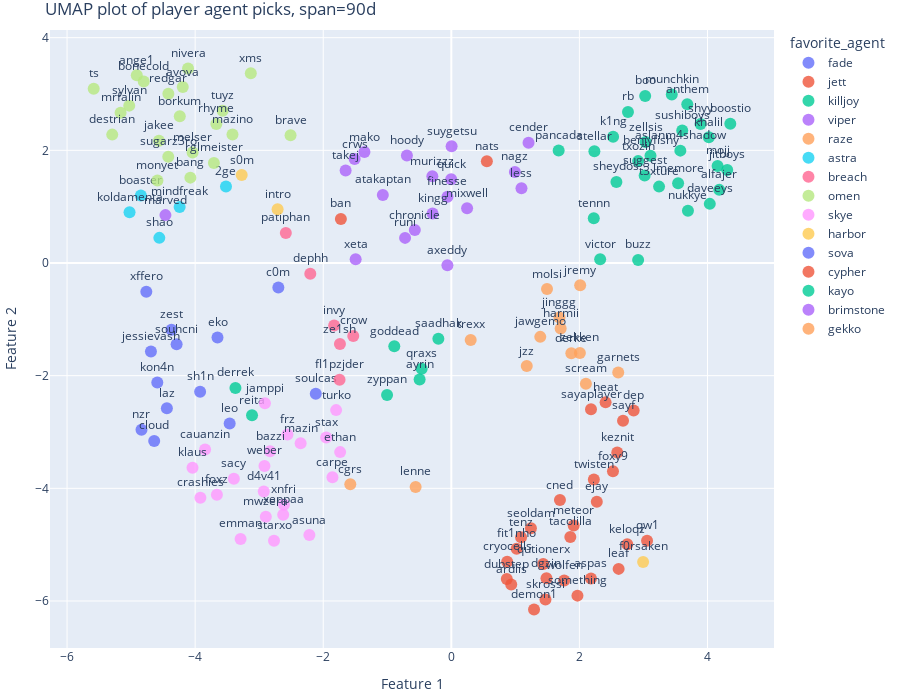

Write notebook code for a chart like this one.
### Code cell
tsne = UMAP(n_neighbors=20, min_dist=0.7, metric="correlation", random_state=42)
# tsne = PCA(n_components=2, random_state=42)
# tsne = TSNE(n_components=2, random_state=42)
df["annotation"] = df.apply(get_annotation, axis=1)
df["favorite_agent"] = df[agent_roles.keys()].idxmax(axis=1)
val = df[list(agent_roles.keys())].values
X = tsne.fit_transform(val)
df["x"] = X[:, 0]
df["y"] = X[:, 1]
fig = px.scatter(
    df,
    x="x",
    y="y",
    hover_name="name",
    text="name",
    color="favorite_agent",
    # symbol="region",
    custom_data=["annotation"],
    width=900,
    height=700,
)
# fig.update_layout(coloraxis_colorbar=dict(x=1.1))
fig.update_layout(
    coloraxis_colorbar=dict(x=1.1, title="Rating"),
    # legend=dict(orientation="h", yanchor="bottom", y=0, xanchor="left", x=0, title="Region", tracegroupgap=10),
    margin=dict(l=10, r=10, b=10, t=30),
    title=f"UMAP plot of player agent picks, span={span}",
    xaxis_title="Feature 1",
    yaxis_title="Feature 2",
)
fig.update_traces(
    marker=dict(
        size=12,
        opacity=0.8,
    ),
    textposition="top center",
    hovertemplate="%{customdata}",
)

fig.write_html(f"figs/players-{span}.html")
fig.write_image(f"figs/players-{span}.png", scale=2)

fig.show()

### Figure 1 — Plotly figure (JSON) as saved in the notebook; plotly's stock layout.template omitted (floating-point values rounded to 4 significant figures)
{"data": [{"customdata": [["<b>leo</b><br>Team: FNC<br>Rating: 1.23<br><br>fade: 0.45<br>skye: 0.34<br>sova: 0.21<br>"], ["<b>soulcas</b><br>Team: TL<br>Rating: 1.02<br><br>fade: 0.41<br>kayo: 0.22<br>skye: 0.16<br>sage: 0.12<br>viper: 0.06<br>omen: 0.03<br>"]], "hovertemplate": "%{customdata}", "hovertext": ["leo", "soulcas"], "legendgroup": "fade", "marker": {"color": "#636efa", "opacity": 0.8, "size": 12, "symbol": "circle"}, "mode": "markers+text", "name": "fade", "orientation": "v", "showlegend": true, "text": ["leo", "soulcas"], "textposition": "top center", "type": "scatter", "x": [-3.461, -2.116], "xaxis": "x", "y": [-2.849, -2.32], "yaxis": "y"}, {"customdata": [["<b>something</b><br>Team: PRX<br>Rating: 1.25<br><br>jett: 0.56<br>reyna: 0.22<br>breach: 0.22<br>"], ["<b>aspas</b><br>Team: LOUD<br>Rating: 1.16<br><br>jett: 0.71<br>neon: 0.21<br>raze: 0.08<br>"], ["<b>sayf</b><br>Team: TL<br>Rating: 1.10<br><br>jett: 0.50<br>raze: 0.43<br>killjoy: 0.03<br>breach: 0.03<br>"], ["<b>leaf</b><br>Team: C9<br>Rating: 1.06<br><br>jett: 0.47<br>skye: 0.23<br>neon: 0.20<br>raze: 0.07<br>killjoy: 0.03<br>"], ["<b>keznit</b><br>Team: KRÜ<br>Rating: 1.16<br><br>jett: 0.64<br>raze: 0.36<br>"], ["<b>demon1</b><br>Team: EG<br>Rating: 1.09<br><br>jett: 0.74<br>brimstone: 0.21<br>killjoy: 0.02<br>chamber: 0.02<br>"], ["<b>sayaplayer</b><br>Team: T1<br>Rating: 1.09<br><br>jett: 0.52<br>raze: 0.48<br>"], ["<b>cned</b><br>Team: NAVI<br>Rating: 0.99<br><br>jett: 0.46<br>yoru: 0.23<br>raze: 0.15<br>neon: 0.08<br>killjoy: 0.04<br>sage: 0.04<br>"], ["<b>cryocells</b><br>Team: 100T<br>Rating: 1.13<br><br>jett: 0.69<br>sage: 0.12<br>chamber: 0.12<br>omen: 0.06<br>"], ["<b>qw1</b><br>Team: FUT<br>Rating: 1.02<br><br>jett: 0.57<br>neon: 0.36<br>raze: 0.07<br>"], ["<b>qutionerx</b><br>Team: BBL<br>Rating: 1.10<br><br>jett: 0.92<br>raze: 0.08<br>"], ["<b>fit1nho</b><br>Team: GIA<br>Rating: 1.09<br><br>jett: 0.89<br>raze: 0.06<br>kayo: 0.06<br>"], ["<b>ardiis</b><br>Team: NRG<br>Rating: 1.09<br><br>jett: 0.67<br>sage: 0.17<br>killjoy: 0.14<br>chamber: 0.02<br>"], ["<b>twisten</b><br>Team: VIT<br>Rating: 1.02<br><br>jett: 0.60<br>raze: 0.27<br>sage: 0.13<br>"], ["<b>meteor</b><br>Team: GEN<br>Rating: 1.00<br><br>jett: 0.83<br>raze: 0.17<br>"], ["<b>dep</b><br>Team: ZETA<br>Rating: 0.97<br><br>jett: 0.41<br>raze: 0.36<br>neon: 0.14<br>sova: 0.05<br>breach: 0.05<br>"], ["<b>dgzin</b><br>Team: FUR<br>Rating: 0.98<br><br>jett: 0.91<br>raze: 0.04<br>neon: 0.04<br>"], ["<b>foxy9</b><br>Team: DRX<br>Rating: 0.97<br><br>jett: 0.69<br>raze: 0.31<br>"], ["<b>dubstep</b><br>Team: TS<br>Rating: 0.99<br><br>jett: 0.62<br>killjoy: 0.25<br>cypher: 0.04<br>sage: 0.04<br>viper: 0.04<br>"], ["<b>tenz</b><br>Team: SEN<br>Rating: 1.07<br><br>jett: 0.54<br>kayo: 0.31<br>neon: 0.08<br>yoru: 0.08<br>"], ["<b>ejay</b><br>Team: RRQ<br>Rating: 0.95<br><br>jett: 0.72<br>raze: 0.28<br>"], ["<b>heat</b><br>Team: MIBR<br>Rating: 0.81<br><br>raze: 0.50<br>jett: 0.50<br>"], ["<b>tacolilla</b><br>Team: LEV<br>Rating: 0.86<br><br>jett: 0.78<br>raze: 0.15<br>chamber: 0.04<br>sage: 0.04<br>"], ["<b>ban</b><br>Team: T1<br>Rating: 0.95<br><br>jett: 0.31<br>viper: 0.25<br>omen: 0.22<br>harbor: 0.22<br>"], ["<b>skrossi</b><br>Team: GE<br>Rating: 1.02<br><br>jett: 0.92<br>reyna: 0.08<br>"], ["<b>wolfen</b><br>Team: KOI<br>Rating: 0.96<br><br>jett: 0.54<br>killjoy: 0.25<br>cypher: 0.17<br>raze: 0.04<br>"], ["<b>seoldam</b><br>Team: DFM<br>Rating: 0.88<br><br>jett: 0.90<br>raze: 0.10<br>"], ["<b>keloqz</b><br>Team: TH<br>Rating: 0.83<br><br>jett: 0.54<br>neon: 0.31<br>raze: 0.15<br>"]], "hovertemplate": "%{customdata}", "hovertext": ["something", "aspas", "sayf", "leaf", "keznit", "demon1", "sayaplayer", "cned", "cryocells", "qw1", "qutionerx", "fit1nho", "ardiis", "twisten", "meteor", "dep", "dgzin", "foxy9", "dubstep", "tenz", "ejay", "heat", "tacolilla", "ban", "skrossi", "wolfen", "seoldam", "keloqz"], "legendgroup": "jett", "marker": {"color": "#EF553B", "opacity": 0.8, "size": 12, "symbol": "circle"}, "mode": "markers+text", "name": "jett", "orientation": "v", "showlegend": true, "text": ["something", "aspas", "sayf", "leaf", "keznit", "demon1", "sayaplayer", "cned", "cryocells", "qw1", "qutionerx", "fit1nho", "ardiis", "twisten", "meteor", "dep", "dgzin", "foxy9", "dubstep", "tenz", "ejay", "heat", "tacolilla", "ban", "skrossi", "wolfen", "seoldam", "keloqz"], "textposition": "top center", "type": "scatter", "x": [1.97, 2.181, 2.681, 2.613, 2.591, 1.292, 2.181, 1.696, 0.8724, 3.056, 1.435, 1.02, 0.9354, 2.226, 1.911, 2.847, 1.486, 2.524, 0.8662, 1.089, 2.272, 2.409, 1.858, -1.725, 1.47, 1.763, 1.243, 2.747], "xaxis": "x", "y": [-5.905, -5.603, -2.801, -5.43, -3.364, -6.153, -2.595, -4.207, -5.302, -4.932, -5.344, -5.073, -5.706, -3.845, -4.659, -2.618, -5.597, -3.697, -5.61, -4.867, -4.237, -2.474, -4.862, 0.7818, -5.974, -5.637, -4.71, -4.993], "yaxis": "y"}, {"customdata": [["<b>alfajer</b><br>Team: FNC<br>Rating: 1.27<br><br>killjoy: 0.66<br>cypher: 0.34<br>"], ["<b>nukkye</b><br>Team: GIA<br>Rating: 1.10<br><br>killjoy: 0.44<br>kayo: 0.28<br>cypher: 0.17<br>raze: 0.06<br>viper: 0.06<br>"], ["<b>buzz</b><br>Team: DRX<br>Rating: 1.07<br><br>killjoy: 0.40<br>jett: 0.31<br>raze: 0.23<br>kayo: 0.06<br>"], ["<b>victor</b><br>Team: NRG<br>Rating: 1.09<br><br>raze: 0.38<br>killjoy: 0.38<br>kayo: 0.14<br>neon: 0.10<br>"], ["<b>sheydos</b><br>Team: KOI<br>Rating: 1.03<br><br>killjoy: 0.42<br>breach: 0.29<br>viper: 0.21<br>brimstone: 0.04<br>sage: 0.04<br>"], ["<b>munchkin</b><br>Team: T1<br>Rating: 1.05<br><br>killjoy: 0.79<br>skye: 0.21<br>"], ["<b>daveeys</b><br>Team: KRÜ<br>Rating: 1.13<br><br>killjoy: 0.29<br>kayo: 0.24<br>cypher: 0.18<br>chamber: 0.18<br>raze: 0.06<br>breach: 0.06<br>"], ["<b>k1ng</b><br>Team: GEN<br>Rating: 0.93<br><br>killjoy: 0.66<br>viper: 0.24<br>cypher: 0.10<br>"], ["<b>t3xture</b><br>Team: GE<br>Rating: 1.09<br><br>killjoy: 0.73<br>raze: 0.09<br>phoenix: 0.09<br>jett: 0.09<br>"], ["<b>zellsis</b><br>Team: C9<br>Rating: 1.03<br><br>killjoy: 0.57<br>breach: 0.17<br>harbor: 0.13<br>cypher: 0.07<br>raze: 0.03<br>viper: 0.03<br>"], ["<b>shyy</b><br>Team: LEV<br>Rating: 0.98<br><br>killjoy: 0.74<br>skye: 0.26<br>"], ["<b>rb</b><br>Team: DRX<br>Rating: 1.01<br><br>killjoy: 0.31<br>harbor: 0.20<br>neon: 0.11<br>astra: 0.09<br>fade: 0.09<br>sova: 0.09<br>kayo: 0.06<br>brimstone: 0.03<br>raze: 0.03<br>"], ["<b>boostio</b><br>Team: EG<br>Rating: 0.98<br><br>killjoy: 0.67<br>astra: 0.30<br>reyna: 0.02<br>"], ["<b>khalil</b><br>Team: FUR<br>Rating: 0.94<br><br>killjoy: 0.39<br>brimstone: 0.22<br>omen: 0.22<br>astra: 0.17<br>"], ["<b>pancada</b><br>Team: SEN<br>Rating: 0.97<br><br>killjoy: 0.47<br>viper: 0.41<br>cypher: 0.12<br>"], ["<b>lmemore</b><br>Team: RRQ<br>Rating: 0.99<br><br>killjoy: 0.78<br>viper: 0.17<br>cypher: 0.06<br>"], ["<b>suggest</b><br>Team: DFM<br>Rating: 0.96<br><br>killjoy: 0.40<br>sage: 0.20<br>kayo: 0.20<br>breach: 0.20<br>"], ["<b>derrek</b><br>Team: 100T<br>Rating: 0.93<br><br>skye: 0.25<br>killjoy: 0.25<br>sova: 0.25<br>breach: 0.19<br>harbor: 0.06<br>"], ["<b>jitboys</b><br>Team: TLN<br>Rating: 1.01<br><br>killjoy: 0.47<br>cypher: 0.29<br>astra: 0.12<br>breach: 0.12<br>"], ["<b>mojj</b><br>Team: FUT<br>Rating: 0.93<br><br>killjoy: 0.71<br>cypher: 0.21<br>viper: 0.07<br>"], ["<b>tennn</b><br>Team: ZETA<br>Rating: 0.91<br><br>killjoy: 0.45<br>raze: 0.32<br>viper: 0.23<br>"], ["<b>anthem</b><br>Team: DFM<br>Rating: 0.94<br><br>killjoy: 0.45<br>skye: 0.18<br>cypher: 0.09<br>sova: 0.09<br>fade: 0.09<br>viper: 0.09<br>"], ["<b>aslanm4shadow</b><br>Team: BBL<br>Rating: 0.95<br><br>killjoy: 0.69<br>brimstone: 0.15<br>sage: 0.15<br>"], ["<b>sushiboys</b><br>Team: TLN<br>Rating: 1.03<br><br>killjoy: 1.00<br>"], ["<b>stellar</b><br>Team: 100T<br>Rating: 0.85<br><br>killjoy: 0.50<br>viper: 0.25<br>harbor: 0.19<br>cypher: 0.06<br>"], ["<b>reita</b><br>Team: DFM<br>Rating: 0.80<br><br>killjoy: 0.25<br>skye: 0.25<br>harbor: 0.12<br>sova: 0.12<br>sage: 0.12<br>breach: 0.12<br>"], ["<b>boo</b><br>Team: TH<br>Rating: 0.86<br><br>killjoy: 0.31<br>fade: 0.31<br>breach: 0.15<br>brimstone: 0.08<br>harbor: 0.08<br>skye: 0.08<br>"], ["<b>txozin</b><br>Team: MIBR<br>Rating: 0.83<br><br>killjoy: 0.86<br>viper: 0.14<br>"], ["<b>benjyfishy</b><br>Team: TH<br>Rating: 1.01<br><br>killjoy: 0.76<br>viper: 0.09<br>raze: 0.06<br>cypher: 0.06<br>reyna: 0.03<br>"]], "hovertemplate": "%{customdata}", "hovertext": ["alfajer", "nukkye", "buzz", "victor", "sheydos", "munchkin", "daveeys", "k1ng", "t3xture", "zellsis", "shyy", "rb", "boostio", "khalil", "pancada", "lmemore", "suggest", "derrek", "jitboys", "mojj", "tennn", "anthem", "aslanm4shadow", "sushiboys", "stellar", "reita", "boo", "txozin", "benjyfishy"], "legendgroup": "killjoy", "marker": {"color": "#00cc96", "opacity": 0.8, "size": 12, "symbol": "circle"}, "mode": "markers+text", "name": "killjoy", "orientation": "v", "showlegend": true, "text": ["alfajer", "nukkye", "buzz", "victor", "sheydos", "munchkin", "daveeys", "k1ng", "t3xture", "zellsis", "shyy", "rb", "boostio", "khalil", "pancada", "lmemore", "suggest", "derrek", "jitboys", "mojj", "tennn", "anthem", "aslanm4shadow", "sushiboys", "stellar", "reita", "boo", "txozin", "benjyfishy"], "textposition": "top center", "type": "scatter", "x": [4.183, 3.695, 2.917, 2.324, 2.578, 3.443, 4.036, 2.526, 3.244, 3.033, 3.891, 2.758, 4.356, 4.021, 1.676, 3.541, 3.019, -3.371, 4.308, 4.158, 2.224, 3.685, 3.576, 3.606, 2.234, -3.112, 3.027, 2.917, 3.11], "xaxis": "x", "y": [1.298, 0.929, 0.05366, 0.06462, 1.438, 2.991, 1.05, 2.243, 1.356, 2.148, 2.468, 2.682, 2.473, 2.234, 1.996, 1.417, 1.554, -2.219, 1.652, 1.724, 0.7934, 2.818, 1.995, 2.351, 1.985, -2.702, 2.965, 1.808, 1.902], "yaxis": "y"}, {"customdata": [["<b>chronicle</b><br>Team: FNC<br>Rating: 1.21<br><br>viper: 0.55<br>breach: 0.34<br>kayo: 0.07<br>sage: 0.03<br>"], ["<b>kingg</b><br>Team: LEV<br>Rating: 1.16<br><br>viper: 0.59<br>breach: 0.19<br>kayo: 0.15<br>brimstone: 0.04<br>raze: 0.04<br>"], ["<b>mako</b><br>Team: DRX<br>Rating: 1.10<br><br>viper: 0.51<br>omen: 0.31<br>brimstone: 0.17<br>"], ["<b>less</b><br>Team: LOUD<br>Rating: 1.18<br><br>viper: 0.54<br>killjoy: 0.46<br>"], ["<b>suygetsu</b><br>Team: NAVI<br>Rating: 1.10<br><br>viper: 0.54<br>cypher: 0.27<br>killjoy: 0.15<br>sage: 0.04<br>"], ["<b>hoody</b><br>Team: GIA<br>Rating: 1.07<br><br>viper: 0.72<br>omen: 0.17<br>skye: 0.11<br>"], ["<b>xeta</b><br>Team: T1<br>Rating: 1.03<br><br>viper: 0.27<br>breach: 0.27<br>harbor: 0.24<br>sova: 0.21<br>"], ["<b>runi</b><br>Team: C9<br>Rating: 0.98<br><br>viper: 0.40<br>breach: 0.27<br>killjoy: 0.13<br>sova: 0.13<br>cypher: 0.03<br>fade: 0.03<br>"], ["<b>atakaptan</b><br>Team: FUT<br>Rating: 0.96<br><br>viper: 0.36<br>breach: 0.21<br>brimstone: 0.14<br>omen: 0.14<br>astra: 0.14<br>"], ["<b>cender</b><br>Team: VIT<br>Rating: 1.03<br><br>killjoy: 0.40<br>viper: 0.40<br>cypher: 0.20<br>"], ["<b>nagz</b><br>Team: KRÜ<br>Rating: 0.94<br><br>viper: 0.55<br>killjoy: 0.45<br>"], ["<b>quick</b><br>Team: FUR<br>Rating: 0.92<br><br>viper: 0.60<br>killjoy: 0.20<br>harbor: 0.15<br>cypher: 0.05<br>"], ["<b>crws</b><br>Team: TLN<br>Rating: 0.95<br><br>viper: 0.39<br>omen: 0.28<br>brimstone: 0.11<br>breach: 0.11<br>harbor: 0.06<br>kayo: 0.06<br>"], ["<b>finesse</b><br>Team: NRG<br>Rating: 0.91<br><br>viper: 0.71<br>killjoy: 0.14<br>breach: 0.14<br>"], ["<b>takej</b><br>Team: DFM<br>Rating: 0.87<br><br>viper: 0.45<br>omen: 0.27<br>brimstone: 0.18<br>harbor: 0.09<br>"], ["<b>mixwell</b><br>Team: TH<br>Rating: 0.91<br><br>viper: 0.54<br>killjoy: 0.15<br>yoru: 0.15<br>raze: 0.08<br>breach: 0.08<br>"], ["<b>murizzz</b><br>Team: MIBR<br>Rating: 0.77<br><br>viper: 0.64<br>skye: 0.27<br>fade: 0.09<br>"], ["<b>axeddy</b><br>Team: KRÜ<br>Rating: 0.78<br><br>raze: 0.29<br>viper: 0.29<br>breach: 0.14<br>harbor: 0.14<br>kayo: 0.14<br>"]], "hovertemplate": "%{customdata}", "hovertext": ["chronicle", "kingg", "mako", "less", "suygetsu", "hoody", "xeta", "runi", "atakaptan", "cender", "nagz", "quick", "crws", "finesse", "takej", "mixwell", "murizzz", "axeddy"], "legendgroup": "viper", "marker": {"color": "#ab63fa", "opacity": 0.8, "size": 12, "symbol": "circle"}, "mode": "markers+text", "name": "viper", "orientation": "v", "showlegend": true, "text": ["chronicle", "kingg", "mako", "less", "suygetsu", "hoody", "xeta", "runi", "atakaptan", "cender", "nagz", "quick", "crws", "finesse", "takej", "mixwell", "murizzz", "axeddy"], "textposition": "top center", "type": "scatter", "x": [-0.57, -0.2926, -1.357, 1.095, 0.004672, -0.6934, -1.494, -0.7219, -1.069, 1.206, 0.9925, -0.002362, -1.51, -0.05978, -1.65, 0.2463, -0.2964, -0.06112], "xaxis": "x", "y": [0.5849, 0.8782, 1.97, 1.327, 2.072, 1.909, 0.06823, 0.4458, 1.208, 2.134, 1.617, 1.485, 1.845, 1.177, 1.642, 0.9718, 1.539, -0.04159], "yaxis": "y"}, {"customdata": [["<b>derke</b><br>Team: FNC<br>Rating: 1.14<br><br>raze: 0.79<br>jett: 0.21<br>"], ["<b>trexx</b><br>Team: KOI<br>Rating: 1.15<br><br>raze: 0.33<br>kayo: 0.33<br>skye: 0.12<br>viper: 0.12<br>fade: 0.08<br>"], ["<b>jinggg</b><br>Team: PRX<br>Rating: 1.10<br><br>raze: 0.76<br>phoenix: 0.15<br>sage: 0.09<br>"], ["<b>zekken</b><br>Team: SEN<br>Rating: 1.06<br><br>raze: 0.71<br>jett: 0.18<br>omen: 0.06<br>breach: 0.06<br>"], ["<b>garnets</b><br>Team: TLN<br>Rating: 1.00<br><br>raze: 0.53<br>jett: 0.40<br>neon: 0.07<br>"], ["<b>molsi</b><br>Team: VIT<br>Rating: 0.96<br><br>raze: 0.33<br>breach: 0.20<br>killjoy: 0.20<br>kayo: 0.13<br>fade: 0.07<br>skye: 0.07<br>"], ["<b>jawgemo</b><br>Team: EG<br>Rating: 1.01<br><br>raze: 0.51<br>omen: 0.33<br>harbor: 0.09<br>astra: 0.07<br>"], ["<b>scream</b><br>Team: KC<br>Rating: 1.07<br><br>raze: 0.53<br>jett: 0.35<br>phoenix: 0.12<br>"], ["<b>jremy</b><br>Team: TS<br>Rating: 0.98<br><br>raze: 0.58<br>killjoy: 0.38<br>phoenix: 0.04<br>"], ["<b>jzz</b><br>Team: MIBR<br>Rating: 0.77<br><br>raze: 0.45<br>skye: 0.27<br>neon: 0.18<br>jett: 0.09<br>"], ["<b>harmii</b><br>Team: TL<br>Rating: 0.84<br><br>raze: 1.00<br>"]], "hovertemplate": "%{customdata}", "hovertext": ["derke", "trexx", "jinggg", "zekken", "garnets", "molsi", "jawgemo", "scream", "jremy", "jzz", "harmii"], "legendgroup": "raze", "marker": {"color": "#FFA15A", "opacity": 0.8, "size": 12, "symbol": "circle"}, "mode": "markers+text", "name": "raze", "orientation": "v", "showlegend": true, "text": ["derke", "trexx", "jinggg", "zekken", "garnets", "molsi", "jawgemo", "scream", "jremy", "jzz", "harmii"], "textposition": "top center", "type": "scatter", "x": [1.874, 0.3027, 1.689, 2.008, 2.607, 1.494, 1.389, 2.102, 2.012, 1.178, 1.708], "xaxis": "x", "y": [-1.602, -1.366, -0.9669, -1.597, -1.945, -0.4631, -1.311, -2.143, -0.3943, -1.83, -1.162], "yaxis": "y"}, {"customdata": [["<b>shao</b><br>Team: NAVI<br>Rating: 1.09<br><br>fade: 0.23<br>astra: 0.23<br>omen: 0.15<br>killjoy: 0.15<br>brimstone: 0.12<br>sova: 0.12<br>"], ["<b>boaster</b><br>Team: FNC<br>Rating: 1.01<br><br>astra: 0.45<br>brimstone: 0.31<br>omen: 0.21<br>viper: 0.03<br>"], ["<b>2ge</b><br>Team: RRQ<br>Rating: 1.09<br><br>astra: 0.42<br>omen: 0.33<br>harbor: 0.25<br>"], ["<b>mindfreak</b><br>Team: PRX<br>Rating: 1.01<br><br>astra: 0.36<br>brimstone: 0.33<br>omen: 0.27<br>viper: 0.03<br>"], ["<b>koldamenta</b><br>Team: KOI<br>Rating: 0.77<br><br>astra: 0.33<br>omen: 0.29<br>sova: 0.21<br>brimstone: 0.17<br>"]], "hovertemplate": "%{customdata}", "hovertext": ["shao", "boaster", "2ge", "mindfreak", "koldamenta"], "legendgroup": "astra", "marker": {"color": "#19d3f3", "opacity": 0.8, "size": 12, "symbol": "circle"}, "mode": "markers+text", "name": "astra", "orientation": "v", "showlegend": true, "text": ["shao", "boaster", "2ge", "mindfreak", "koldamenta"], "textposition": "top center", "type": "scatter", "x": [-4.559, -4.848, -3.518, -4.242, -5.024], "xaxis": "x", "y": [0.446, 1.2, 1.359, 0.995, 0.899], "yaxis": "y"}, {"customdata": [["<b>invy</b><br>Team: TS<br>Rating: 1.12<br><br>breach: 0.61<br>kayo: 0.17<br>skye: 0.13<br>viper: 0.09<br>"], ["<b>fl1pzjder</b><br>Team: RRQ<br>Rating: 1.01<br><br>breach: 0.33<br>skye: 0.28<br>kayo: 0.22<br>viper: 0.11<br>sova: 0.06<br>"], ["<b>patiphan</b><br>Team: TLN<br>Rating: 1.07<br><br>harbor: 0.24<br>breach: 0.24<br>omen: 0.18<br>raze: 0.12<br>kayo: 0.12<br>jett: 0.06<br>brimstone: 0.06<br>"], ["<b>crow</b><br>Team: ZETA<br>Rating: 0.90<br><br>breach: 0.45<br>kayo: 0.27<br>killjoy: 0.14<br>skye: 0.09<br>sage: 0.05<br>"], ["<b>dephh</b><br>Team: SEN<br>Rating: 0.69<br><br>breach: 0.50<br>omen: 0.25<br>harbor: 0.25<br>"], ["<b>ze1sh</b><br>Team: KC<br>Rating: 0.77<br><br>breach: 0.29<br>skye: 0.18<br>killjoy: 0.18<br>kayo: 0.18<br>viper: 0.18<br>"]], "hovertemplate": "%{customdata}", "hovertext": ["invy", "fl1pzjder", "patiphan", "crow", "dephh", "ze1sh"], "legendgroup": "breach", "marker": {"color": "#FF6692", "opacity": 0.8, "size": 12, "symbol": "circle"}, "mode": "markers+text", "name": "breach", "orientation": "v", "showlegend": true, "text": ["invy", "fl1pzjder", "patiphan", "crow", "dephh", "ze1sh"], "textposition": "top center", "type": "scatter", "x": [-1.83, -1.745, -2.584, -1.531, -2.202, -1.739], "xaxis": "x", "y": [-1.11, -2.072, 0.5333, -1.296, -0.1919, -1.44], "yaxis": "y"}, {"customdata": [["<b>monyet</b><br>Team: GE<br>Rating: 1.22<br><br>omen: 0.40<br>astra: 0.40<br>raze: 0.10<br>viper: 0.10<br>"], ["<b>sugarz3ro</b><br>Team: ZETA<br>Rating: 1.05<br><br>omen: 0.50<br>brimstone: 0.32<br>astra: 0.14<br>harbor: 0.05<br>"], ["<b>borkum</b><br>Team: TS<br>Rating: 1.04<br><br>omen: 0.62<br>brimstone: 0.17<br>astra: 0.17<br>viper: 0.04<br>"], ["<b>nivera</b><br>Team: KC<br>Rating: 0.99<br><br>omen: 0.47<br>killjoy: 0.24<br>sova: 0.18<br>cypher: 0.06<br>viper: 0.06<br>"], ["<b>tuyz</b><br>Team: LOUD<br>Rating: 0.98<br><br>omen: 0.50<br>harbor: 0.25<br>astra: 0.17<br>brimstone: 0.08<br>"], ["<b>jakee</b><br>Team: C9<br>Rating: 0.97<br><br>omen: 0.50<br>astra: 0.20<br>brimstone: 0.17<br>viper: 0.13<br>"], ["<b>sylvan</b><br>Team: GEN<br>Rating: 0.97<br><br>omen: 0.50<br>skye: 0.15<br>fade: 0.15<br>sova: 0.10<br>astra: 0.10<br>"], ["<b>melser</b><br>Team: KRÜ<br>Rating: 0.98<br><br>omen: 0.41<br>astra: 0.27<br>brimstone: 0.14<br>harbor: 0.14<br>viper: 0.05<br>"], ["<b>bang</b><br>Team: 100T<br>Rating: 0.95<br><br>omen: 0.38<br>brimstone: 0.31<br>viper: 0.19<br>astra: 0.12<br>"], ["<b>mazino</b><br>Team: LEV<br>Rating: 0.96<br><br>omen: 0.48<br>harbor: 0.26<br>astra: 0.22<br>brimstone: 0.04<br>"], ["<b>brave</b><br>Team: BBL<br>Rating: 1.08<br><br>omen: 0.54<br>viper: 0.38<br>astra: 0.08<br>"], ["<b>destrian</b><br>Team: VIT<br>Rating: 0.94<br><br>omen: 0.40<br>sova: 0.33<br>brimstone: 0.13<br>breach: 0.07<br>gekko: 0.07<br>"], ["<b>mrfalin</b><br>Team: FUT<br>Rating: 0.95<br><br>omen: 0.50<br>sova: 0.18<br>skye: 0.14<br>fade: 0.07<br>breach: 0.07<br>astra: 0.04<br>"], ["<b>rglmeister</b><br>Team: MIBR<br>Rating: 0.96<br><br>omen: 0.36<br>brimstone: 0.27<br>harbor: 0.18<br>astra: 0.18<br>"], ["<b>ts</b><br>Team: GEN<br>Rating: 0.86<br><br>omen: 0.48<br>sova: 0.24<br>gekko: 0.14<br>astra: 0.10<br>skye: 0.03<br>"], ["<b>avova</b><br>Team: TH<br>Rating: 0.96<br><br>omen: 0.69<br>killjoy: 0.15<br>astra: 0.15<br>"], ["<b>redgar</b><br>Team: TL<br>Rating: 0.88<br><br>omen: 0.84<br>brimstone: 0.06<br>harbor: 0.03<br>astra: 0.03<br>reyna: 0.03<br>"], ["<b>ange1</b><br>Team: NAVI<br>Rating: 0.84<br><br>omen: 0.42<br>cypher: 0.19<br>sova: 0.15<br>kayo: 0.12<br>brimstone: 0.08<br>yoru: 0.04<br>"], ["<b>rhyme</b><br>Team: GIA<br>Rating: 0.88<br><br>omen: 0.44<br>harbor: 0.17<br>astra: 0.17<br>breach: 0.17<br>sage: 0.06<br>"], ["<b>bonecold</b><br>Team: VIT<br>Rating: 0.84<br><br>omen: 0.40<br>fade: 0.20<br>sage: 0.20<br>skye: 0.13<br>brimstone: 0.07<br>"], ["<b>xms</b><br>Team: KC<br>Rating: 0.90<br><br>omen: 0.41<br>killjoy: 0.41<br>harbor: 0.18<br>"]], "hovertemplate": "%{customdata}", "hovertext": ["monyet", "sugarz3ro", "borkum", "nivera", "tuyz", "jakee", "sylvan", "melser", "bang", "mazino", "brave", "destrian", "mrfalin", "rglmeister", "ts", "avova", "redgar", "ange1", "rhyme", "bonecold", "xms"], "legendgroup": "omen", "marker": {"color": "#B6E880", "opacity": 0.8, "size": 12, "symbol": "circle"}, "mode": "markers+text", "name": "omen", "orientation": "v", "showlegend": true, "text": ["monyet", "sugarz3ro", "borkum", "nivera", "tuyz", "jakee", "sylvan", "melser", "bang", "mazino", "brave", "destrian", "mrfalin", "rglmeister", "ts", "avova", "redgar", "ange1", "rhyme", "bonecold", "xms"], "textposition": "top center", "type": "scatter", "x": [-4.589, -4.42, -4.24, -4.111, -3.571, -4.565, -5.029, -4.04, -4.075, -3.417, -2.51, -5.295, -5.164, -3.707, -5.584, -4.193, -4.418, -4.911, -3.669, -4.803, -3.131], "xaxis": "x", "y": [1.463, 1.885, 2.606, 3.454, 2.704, 2.171, 2.793, 1.962, 1.515, 2.28, 2.267, 2.279, 2.667, 1.776, 3.093, 3.123, 3.006, 3.333, 2.468, 3.223, 3.368], "yaxis": "y"}, {"customdata": [["<b>d4v41</b><br>Team: PRX<br>Rating: 1.16<br><br>skye: 0.55<br>killjoy: 0.18<br>viper: 0.18<br>kayo: 0.09<br>"], ["<b>ethan</b><br>Team: EG<br>Rating: 1.08<br><br>skye: 0.53<br>breach: 0.30<br>kayo: 0.16<br>"], ["<b>crashies</b><br>Team: NRG<br>Rating: 1.10<br><br>skye: 0.76<br>sova: 0.24<br>"], ["<b>jamppi</b><br>Team: TL<br>Rating: 1.00<br><br>skye: 0.34<br>breach: 0.25<br>sova: 0.19<br>killjoy: 0.16<br>neon: 0.03<br>jett: 0.03<br>"], ["<b>asuna</b><br>Team: 100T<br>Rating: 1.01<br><br>skye: 0.47<br>raze: 0.24<br>gekko: 0.12<br>yoru: 0.06<br>sage: 0.06<br>kayo: 0.06<br>"], ["<b>cauanzin</b><br>Team: LOUD<br>Rating: 1.00<br><br>skye: 0.54<br>sova: 0.29<br>breach: 0.17<br>"], ["<b>xeppaa</b><br>Team: C9<br>Rating: 1.00<br><br>skye: 0.60<br>raze: 0.27<br>killjoy: 0.13<br>"], ["<b>mwzera</b><br>Team: FUR<br>Rating: 0.99<br><br>skye: 0.39<br>raze: 0.30<br>sova: 0.13<br>fade: 0.09<br>killjoy: 0.04<br>viper: 0.04<br>"], ["<b>foxz</b><br>Team: TLN<br>Rating: 1.07<br><br>skye: 0.71<br>sova: 0.24<br>kayo: 0.06<br>"], ["<b>bazzi</b><br>Team: GE<br>Rating: 0.97<br><br>skye: 0.40<br>fade: 0.30<br>killjoy: 0.10<br>viper: 0.10<br>breach: 0.10<br>"], ["<b>emman</b><br>Team: RRQ<br>Rating: 0.90<br><br>skye: 0.67<br>raze: 0.33<br>"], ["<b>stax</b><br>Team: DRX<br>Rating: 0.89<br><br>skye: 0.51<br>breach: 0.31<br>kayo: 0.14<br>omen: 0.03<br>"], ["<b>sacy</b><br>Team: SEN<br>Rating: 0.93<br><br>skye: 0.65<br>sova: 0.18<br>breach: 0.12<br>fade: 0.06<br>"], ["<b>turko</b><br>Team: BBL<br>Rating: 1.05<br><br>skye: 0.38<br>breach: 0.31<br>kayo: 0.23<br>sova: 0.08<br>"], ["<b>starxo</b><br>Team: KOI<br>Rating: 0.98<br><br>skye: 0.62<br>raze: 0.21<br>omen: 0.17<br>"], ["<b>carpe</b><br>Team: T1<br>Rating: 0.97<br><br>skye: 0.30<br>brimstone: 0.27<br>gekko: 0.18<br>breach: 0.12<br>kayo: 0.09<br>astra: 0.03<br>"], ["<b>mazin</b><br>Team: FUR<br>Rating: 0.91<br><br>skye: 0.30<br>harbor: 0.26<br>viper: 0.22<br>kayo: 0.17<br>breach: 0.04<br>"], ["<b>frz</b><br>Team: MIBR<br>Rating: 0.99<br><br>skye: 0.36<br>killjoy: 0.27<br>breach: 0.18<br>chamber: 0.09<br>viper: 0.09<br>"], ["<b>klaus</b><br>Team: KRÜ<br>Rating: 0.91<br><br>skye: 0.68<br>sova: 0.32<br>"], ["<b>weber</b><br>Team: TH<br>Rating: 0.86<br><br>skye: 0.43<br>killjoy: 0.14<br>sova: 0.14<br>kayo: 0.14<br>breach: 0.14<br>"], ["<b>xnfri</b><br>Team: DFM<br>Rating: 0.83<br><br>skye: 0.36<br>omen: 0.27<br>brimstone: 0.09<br>jett: 0.09<br>kayo: 0.09<br>raze: 0.09<br>"]], "hovertemplate": "%{customdata}", "hovertext": ["d4v41", "ethan", "crashies", "jamppi", "asuna", "cauanzin", "xeppaa", "mwzera", "foxz", "bazzi", "emman", "stax", "sacy", "turko", "starxo", "carpe", "mazin", "frz", "klaus", "weber", "xnfri"], "legendgroup": "skye", "marker": {"color": "#FF97FF", "opacity": 0.8, "size": 12, "symbol": "circle"}, "mode": "markers+text", "name": "skye", "orientation": "v", "showlegend": true, "text": ["d4v41", "ethan", "crashies", "jamppi", "asuna", "cauanzin", "xeppaa", "mwzera", "foxz", "bazzi", "emman", "stax", "sacy", "turko", "starxo", "carpe", "mazin", "frz", "klaus", "weber", "xnfri"], "textposition": "top center", "type": "scatter", "x": [-2.929, -1.736, -3.918, -2.911, -2.216, -3.845, -2.625, -2.897, -3.66, -2.83, -3.29, -1.954, -3.396, -1.799, -2.769, -1.856, -2.353, -2.559, -4.041, -2.918, -2.614], "xaxis": "x", "y": [-4.058, -3.357, -4.168, -2.49, -4.829, -3.312, -4.468, -4.503, -4.115, -3.341, -4.898, -3.099, -3.828, -2.612, -4.929, -3.803, -3.199, -3.046, -3.636, -3.602, -4.293], "yaxis": "y"}, {"customdata": [["<b>s0m</b><br>Team: NRG<br>Rating: 1.14<br><br>harbor: 0.43<br>omen: 0.26<br>astra: 0.21<br>brimstone: 0.10<br>"], ["<b>f0rsaken</b><br>Team: PRX<br>Rating: 1.06<br><br>harbor: 0.21<br>cypher: 0.18<br>neon: 0.18<br>jett: 0.18<br>skye: 0.09<br>killjoy: 0.09<br>fade: 0.06<br>"], ["<b>intro</b><br>Team: T1<br>Rating: 1.16<br><br>harbor: 1.00<br>"]], "hovertemplate": "%{customdata}", "hovertext": ["s0m", "f0rsaken", "intro"], "legendgroup": "harbor", "marker": {"color": "#FECB52", "opacity": 0.8, "size": 12, "symbol": "circle"}, "mode": "markers+text", "name": "harbor", "orientation": "v", "showlegend": true, "text": ["s0m", "f0rsaken", "intro"], "textposition": "top center", "type": "scatter", "x": [-3.273, 2.995, -2.713], "xaxis": "x", "y": [1.56, -5.307, 0.9543], "yaxis": "y"}, {"customdata": [["<b>cloud</b><br>Team: GIA<br>Rating: 1.02<br><br>sova: 0.50<br>skye: 0.50<br>"], ["<b>xffero</b><br>Team: RRQ<br>Rating: 1.10<br><br>sova: 0.42<br>astra: 0.26<br>brimstone: 0.11<br>omen: 0.11<br>fade: 0.05<br>reyna: 0.05<br>"], ["<b>nzr</b><br>Team: LEV<br>Rating: 1.08<br><br>sova: 0.37<br>raze: 0.26<br>skye: 0.26<br>fade: 0.07<br>breach: 0.04<br>"], ["<b>c0m</b><br>Team: EG<br>Rating: 1.07<br><br>sova: 0.47<br>viper: 0.40<br>breach: 0.09<br>brimstone: 0.02<br>fade: 0.02<br>"], ["<b>laz</b><br>Team: ZETA<br>Rating: 1.06<br><br>sova: 0.32<br>skye: 0.27<br>fade: 0.18<br>chamber: 0.14<br>cypher: 0.05<br>viper: 0.05<br>"], ["<b>sh1n</b><br>Team: KC<br>Rating: 0.97<br><br>sova: 0.29<br>breach: 0.24<br>skye: 0.24<br>fade: 0.12<br>astra: 0.12<br>"], ["<b>zest</b><br>Team: DRX<br>Rating: 0.93<br><br>sova: 0.37<br>fade: 0.26<br>brimstone: 0.16<br>harbor: 0.16<br>astra: 0.05<br>"], ["<b>jessievash</b><br>Team: TS<br>Rating: 0.95<br><br>sova: 0.62<br>skye: 0.12<br>killjoy: 0.12<br>harbor: 0.04<br>fade: 0.04<br>breach: 0.04<br>"], ["<b>souhcni</b><br>Team: BBL<br>Rating: 0.93<br><br>sova: 0.38<br>fade: 0.15<br>brimstone: 0.08<br>breach: 0.08<br>harbor: 0.08<br>skye: 0.08<br>gekko: 0.08<br>killjoy: 0.08<br>"], ["<b>eko</b><br>Team: GEN<br>Rating: 0.88<br><br>sova: 0.56<br>breach: 0.44<br>"], ["<b>kon4n</b><br>Team: FUR<br>Rating: 0.88<br><br>sova: 0.67<br>skye: 0.33<br>"]], "hovertemplate": "%{customdata}", "hovertext": ["cloud", "xffero", "nzr", "c0m", "laz", "sh1n", "zest", "jessievash", "souhcni", "eko", "kon4n"], "legendgroup": "sova", "marker": {"color": "#636efa", "opacity": 0.8, "size": 12, "symbol": "circle"}, "mode": "markers+text", "name": "sova", "orientation": "v", "showlegend": true, "text": ["cloud", "xffero", "nzr", "c0m", "laz", "sh1n", "zest", "jessievash", "souhcni", "eko", "kon4n"], "textposition": "top center", "type": "scatter", "x": [-4.64, -4.763, -4.838, -2.701, -4.441, -3.923, -4.37, -4.69, -4.289, -3.651, -4.591], "xaxis": "x", "y": [-3.158, -0.5109, -2.96, -0.4338, -2.58, -2.287, -1.185, -1.57, -1.444, -1.323, -2.122], "yaxis": "y"}, {"customdata": [["<b>nats</b><br>Team: TL<br>Rating: 1.11<br><br>cypher: 0.44<br>viper: 0.38<br>killjoy: 0.12<br>fade: 0.03<br>chamber: 0.03<br>"]], "hovertemplate": "%{customdata}", "hovertext": ["nats"], "legendgroup": "cypher", "marker": {"color": "#EF553B", "opacity": 0.8, "size": 12, "symbol": "circle"}, "mode": "markers+text", "name": "cypher", "orientation": "v", "showlegend": true, "text": ["nats"], "textposition": "top center", "type": "scatter", "x": [0.5551], "xaxis": "x", "y": [1.808], "yaxis": "y"}, {"customdata": [["<b>zyppan</b><br>Team: NAVI<br>Rating: 1.00<br><br>kayo: 0.31<br>skye: 0.23<br>fade: 0.19<br>breach: 0.15<br>raze: 0.12<br>"], ["<b>qraxs</b><br>Team: FUT<br>Rating: 0.96<br><br>kayo: 0.75<br>gekko: 0.21<br>sage: 0.04<br>"], ["<b>saadhak</b><br>Team: LOUD<br>Rating: 0.99<br><br>kayo: 0.46<br>raze: 0.17<br>viper: 0.17<br>killjoy: 0.12<br>chamber: 0.08<br>"], ["<b>goddead</b><br>Team: GEN<br>Rating: 0.88<br><br>kayo: 0.55<br>breach: 0.31<br>sage: 0.10<br>raze: 0.03<br>"], ["<b>ayrin</b><br>Team: GE<br>Rating: 0.91<br><br>kayo: 0.60<br>brimstone: 0.10<br>harbor: 0.10<br>fade: 0.10<br>skye: 0.10<br>"]], "hovertemplate": "%{customdata}", "hovertext": ["zyppan", "qraxs", "saadhak", "goddead", "ayrin"], "legendgroup": "kayo", "marker": {"color": "#00cc96", "opacity": 0.8, "size": 12, "symbol": "circle"}, "mode": "markers+text", "name": "kayo", "orientation": "v", "showlegend": true, "text": ["zyppan", "qraxs", "saadhak", "goddead", "ayrin"], "textposition": "top center", "type": "scatter", "x": [-1.003, -0.4622, -0.2023, -0.8905, -0.4947], "xaxis": "x", "y": [-2.343, -1.876, -1.346, -1.476, -2.069], "yaxis": "y"}, {"customdata": [["<b>marved</b><br>Team: SEN<br>Rating: 0.88<br><br>brimstone: 0.41<br>astra: 0.41<br>viper: 0.18<br>"]], "hovertemplate": "%{customdata}", "hovertext": ["marved"], "legendgroup": "brimstone", "marker": {"color": "#ab63fa", "opacity": 0.8, "size": 12, "symbol": "circle"}, "mode": "markers+text", "name": "brimstone", "orientation": "v", "showlegend": true, "text": ["marved"], "textposition": "top center", "type": "scatter", "x": [-4.464], "xaxis": "x", "y": [0.8499], "yaxis": "y"}, {"customdata": [["<b>cgrs</b><br>Team: PRX<br>Rating: 0.84<br><br>gekko: 0.50<br>skye: 0.19<br>breach: 0.12<br>killjoy: 0.12<br>fade: 0.06<br>"], ["<b>lenne</b><br>Team: TS<br>Rating: 0.78<br><br>gekko: 1.00<br>"]], "hovertemplate": "%{customdata}", "hovertext": ["cgrs", "lenne"], "legendgroup": "gekko", "marker": {"color": "#FFA15A", "opacity": 0.8, "size": 12, "symbol": "circle"}, "mode": "markers+text", "name": "gekko", "orientation": "v", "showlegend": true, "text": ["cgrs", "lenne"], "textposition": "top center", "type": "scatter", "x": [-1.578, -0.5575], "xaxis": "x", "y": [-3.927, -3.976], "yaxis": "y"}], "layout": {"coloraxis": {"colorbar": {"title": {"text": "Rating"}, "x": 1.1}}, "height": 700, "legend": {"title": {"text": "favorite_agent"}, "tracegroupgap": 0}, "margin": {"b": 10, "l": 10, "r": 10, "t": 30}, "title": {"text": "UMAP plot of player agent picks, span=90d"}, "width": 900, "xaxis": {"anchor": "y", "domain": [0, 1], "title": {"text": "Feature 1"}}, "yaxis": {"anchor": "x", "domain": [0, 1], "title": {"text": "Feature 2"}}}}
